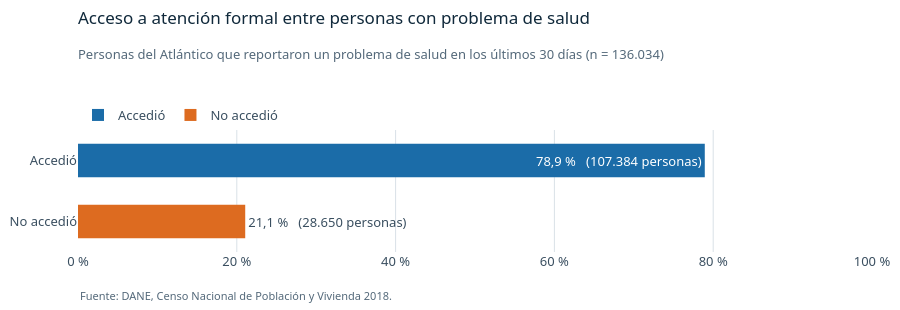

Notebook code cell kept with this figure:
### Code cell
datos = distribucion_acceso.reindex(orden_acceso)

fig = go.Figure()
for categoria, fila in datos.iterrows():
    fig.add_trace(go.Bar(
        x=[fila["% del total"]], y=[categoria], orientation="h", width=0.55, name=categoria,
        marker_color=colores_acceso[categoria],
        text=[f"{pct_es(fila['% del total'])}   ({entero_es(fila['n'])} personas)"],
        textposition="inside" if fila["% del total"] > 55 else "outside",
        insidetextanchor="end", cliponaxis=False, customdata=[fila["n"]],
        hovertemplate="%{y}<br>%{x:.1f} % del total<br>%{customdata:,} personas<extra></extra>",
    ))
fig.update_layout(showlegend=True)
fig.update_yaxes(autorange="reversed", showgrid=False)
fig.update_xaxes(range=[0, 100], ticksuffix=" %")
rotular(fig, "Acceso a atención formal entre personas con problema de salud",
        f"Personas del Atlántico que reportaron un problema de salud en los últimos 30 días (n = {entero_es(len(df_eda))})",
        FUENTE, espacio=34)
fig.update_layout(margin=dict(t=130))
mostrar_figura(fig, "01_distribucion_acceso", FIG_DIR, alto=310)

### Figure 1 — Plotly figure (JSON) as saved in the notebook; plotly's stock layout.template omitted (floating-point values rounded to 4 significant figures)
{"data": [{"cliponaxis": false, "customdata": [107400.0], "hovertemplate": "%{y}<br>%{x:.1f} % del total<br>%{customdata:,} personas<extra></extra>", "insidetextanchor": "end", "marker": {"color": "#1B6CA8"}, "name": "Accedió", "orientation": "h", "text": ["78,9 %   (107.384 personas)"], "textposition": "inside", "type": "bar", "width": 0.55, "x": [78.94], "y": ["Accedió"]}, {"cliponaxis": false, "customdata": [28650.0], "hovertemplate": "%{y}<br>%{x:.1f} % del total<br>%{customdata:,} personas<extra></extra>", "insidetextanchor": "end", "marker": {"color": "#DD6B20"}, "name": "No accedió", "orientation": "h", "text": ["21,1 %   (28.650 personas)"], "textposition": "outside", "type": "bar", "width": 0.55, "x": [21.06], "y": ["No accedió"]}], "layout": {"annotations": [{"align": "left", "font": {"color": "#54697A", "size": 11}, "showarrow": false, "text": "Fuente: DANE, Censo Nacional de Población y Vivienda 2018.", "x": 0, "xanchor": "left", "xref": "paper", "y": 0, "yanchor": "top", "yref": "paper", "yshift": -34}], "height": 310, "margin": {"b": 58, "t": 130}, "showlegend": true, "title": {"font": {"color": "#10293B", "size": 17}, "pad": {"t": 12}, "subtitle": {"font": {"color": "#54697A", "size": 13}, "text": "Personas del Atlántico que reportaron un problema de salud en los últimos 30 días (n = 136.034)"}, "text": "Acceso a atención formal entre personas con problema de salud", "x": 0, "xanchor": "left", "xref": "paper", "y": 1, "yanchor": "top", "yref": "container"}, "xaxis": {"range": [0, 100], "ticksuffix": " %"}, "yaxis": {"autorange": "reversed", "showgrid": false}}}
